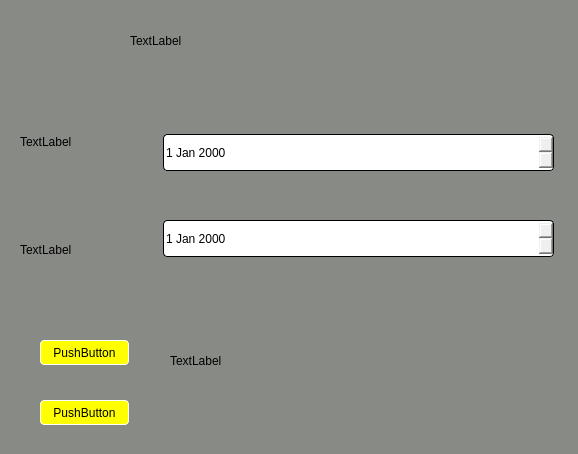
<?xml version="1.0" encoding="UTF-8"?>
<ui version="4.0">
 <class>DaysCalculator</class>
 <widget class="QDialog" name="DaysCalculator">
  <property name="geometry">
   <rect>
    <x>0</x>
    <y>0</y>
    <width>578</width>
    <height>454</height>
   </rect>
  </property>
  <property name="minimumSize">
   <size>
    <width>578</width>
    <height>454</height>
   </size>
  </property>
  <property name="maximumSize">
   <size>
    <width>578</width>
    <height>454</height>
   </size>
  </property>
  <property name="windowTitle">
   <string>Dialog</string>
  </property>
  <property name="styleSheet">
   <string notr="true">QDialog{
background-color: rgb(136, 138, 133);}

QPushButton
{
	 background-color: yellow;
	border: 1px solid white;
	 border-radius: 4px;
	text-align: middle;
}

QDateEdit
{
	height:35px;
	 border-width: 1px;
      border-style: solid;
      border-radius: 4px;
}</string>
  </property>
  <widget class="QLabel" name="label_daysCalculator">
   <property name="geometry">
    <rect>
     <x>130</x>
     <y>20</y>
     <width>241</width>
     <height>41</height>
    </rect>
   </property>
   <property name="text">
    <string>TextLabel</string>
   </property>
  </widget>
  <widget class="QPushButton" name="pushButton_calculate">
   <property name="geometry">
    <rect>
     <x>40</x>
     <y>340</y>
     <width>89</width>
     <height>25</height>
    </rect>
   </property>
   <property name="text">
    <string>PushButton</string>
   </property>
  </widget>
  <widget class="QLabel" name="label_totalDays">
   <property name="geometry">
    <rect>
     <x>170</x>
     <y>340</y>
     <width>361</width>
     <height>41</height>
    </rect>
   </property>
   <property name="text">
    <string>TextLabel</string>
   </property>
  </widget>
  <widget class="QPushButton" name="pushButton_quit">
   <property name="geometry">
    <rect>
     <x>40</x>
     <y>400</y>
     <width>89</width>
     <height>25</height>
    </rect>
   </property>
   <property name="text">
    <string>PushButton</string>
   </property>
  </widget>
  <widget class="QWidget" name="">
   <property name="geometry">
    <rect>
     <x>20</x>
     <y>90</y>
     <width>141</width>
     <height>211</height>
    </rect>
   </property>
   <layout class="QVBoxLayout" name="verticalLayout_text">
    <item>
     <widget class="QLabel" name="label_initialDate">
      <property name="text">
       <string>TextLabel</string>
      </property>
     </widget>
    </item>
    <item>
     <widget class="QLabel" name="label_finalDate">
      <property name="text">
       <string>TextLabel</string>
      </property>
     </widget>
    </item>
   </layout>
  </widget>
  <widget class="QWidget" name="">
   <property name="geometry">
    <rect>
     <x>163</x>
     <y>91</y>
     <width>391</width>
     <height>211</height>
    </rect>
   </property>
   <layout class="QVBoxLayout" name="verticalLayout_date">
    <item>
     <layout class="QHBoxLayout" name="horizontalLayout_initialDate">
      <item>
       <widget class="QDateEdit" name="dateEdit_initialDate"/>
      </item>
     </layout>
    </item>
    <item>
     <layout class="QHBoxLayout" name="horizontalLayout_finalDate">
      <item>
       <widget class="QDateEdit" name="dateEdit_finalDate"/>
      </item>
     </layout>
    </item>
   </layout>
  </widget>
 </widget>
 <resources/>
 <connections/>
</ui>
